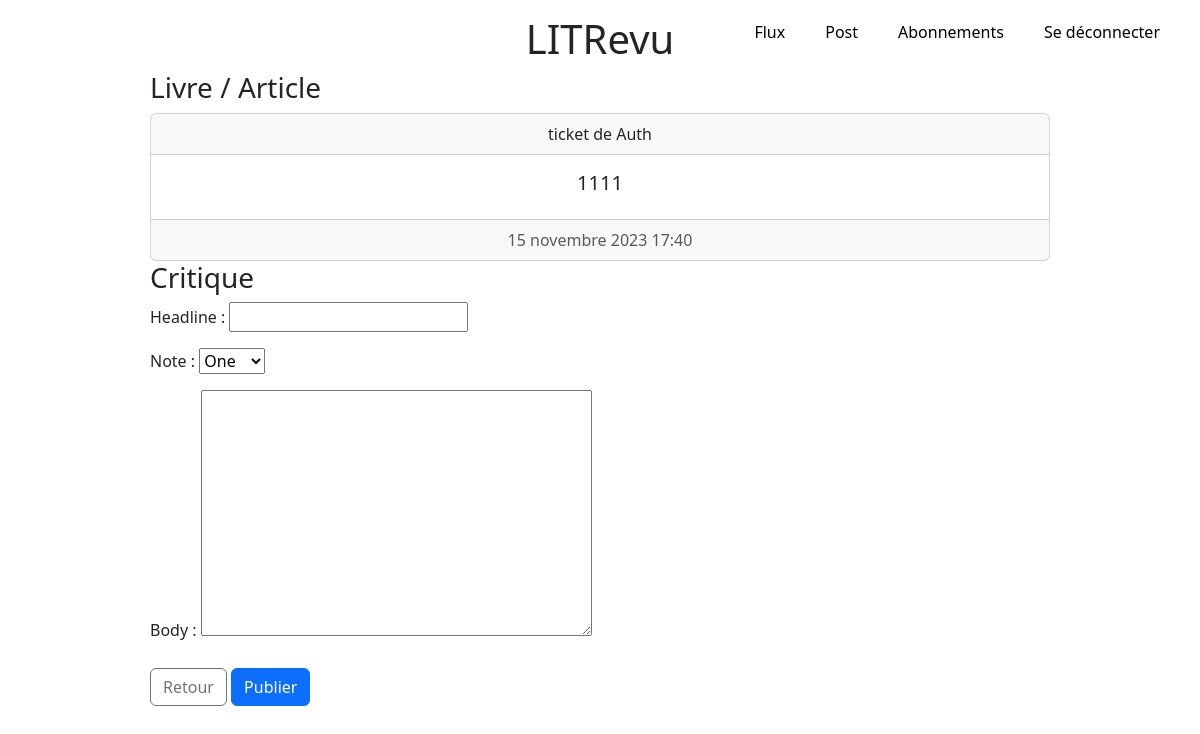
The page /ticketAnswer/6 (signed in) on the database its author committed.
### book/models/ticket.py (models this page shows, shortened)
class Ticket(models.Model):
    title = models.CharField(max_length=128)
    description = models.TextField(max_length=128, blank=True)
    user = models.ForeignKey(User, on_delete=models.CASCADE)
    image = models.ImageField(blank=True, null=True)
    time_created = models.DateTimeField(auto_now_add=True)

### authentication/models.py (models this page shows, shortened)
class User(AbstractUser):
    profile_photo = models.ImageField()

### book/views.py (the view, shortened to what this page needs)
@login_required
def ticket_answer(request, pk):
    review_form = forms.ReviewForm()
    ticket = Ticket.objects.filter(pk=pk)[0]
    if not UserFollows.objects.filter(
        user=request.user, followed_user=ticket.user
    ).exists():
        return redirect('home')
    context = {
        'review_form': review_form,
        'ticket': ticket,
    }
    return render(request, 'book/ticketAnswer.html', context=context)

### book/forms.py
class ReviewForm(forms.ModelForm):
    RATING_CHOICES = (
        (1, "One"),
        (2, "Two"),
        (3, "Three"),
        (4, "Four"),
        (5, "Five"),
    )
    rating = forms.ChoiceField(choices=RATING_CHOICES, label="Note")
    class Meta:
        model = models.Review
        fields = ['headline', 'rating', 'body']

### book/templates/book/ticketAnswer.html (shortened to what this page needs)
{% extends 'base.html' %}
{% block content %}
<h3>Livre / Article</h3>
{% include 'book/partials/ticket.html' with ticket=ticket %}
<div class="card-body">
    <form method="post" enctype="multipart/form-data">
        <h3>Critique</h3>
        {{ review_form.as_p }}
        <a href="{% url 'home' %}" class="btn btn-outline-secondary">Retour</a>
        <button class="btn btn-primary" type="submit" >Publier</button>
    </form>
</div>
{% endblock content %}

### book/templates/book/partials/ticket.html (shortened to what this page needs)
{% block content %}
    <div class="card text-center" style="margin: auto;">
        <div class="card-header"> ticket de {{ ticket.user.username }}</div>
        <div class="card-body">
        <h5 class="card-title">{{ ticket.title }}</h5>
        </div>
        <div class="card-footer text-muted">{{ ticket.time_created }}</div>
    </div>
{% endblock content %}

### static/main.css (style rules this page uses)
body { width: 100%; margin-left: auto; margin-right: auto; font-size: 18px; }
.card { margin: 10px; }
.btn { margin-top: 10px; margin-bottom: 10px; }

### rows shown on the page
Ticket: user.username "Auth", title "1111", time_created "15 novembre 2023 17:40"
